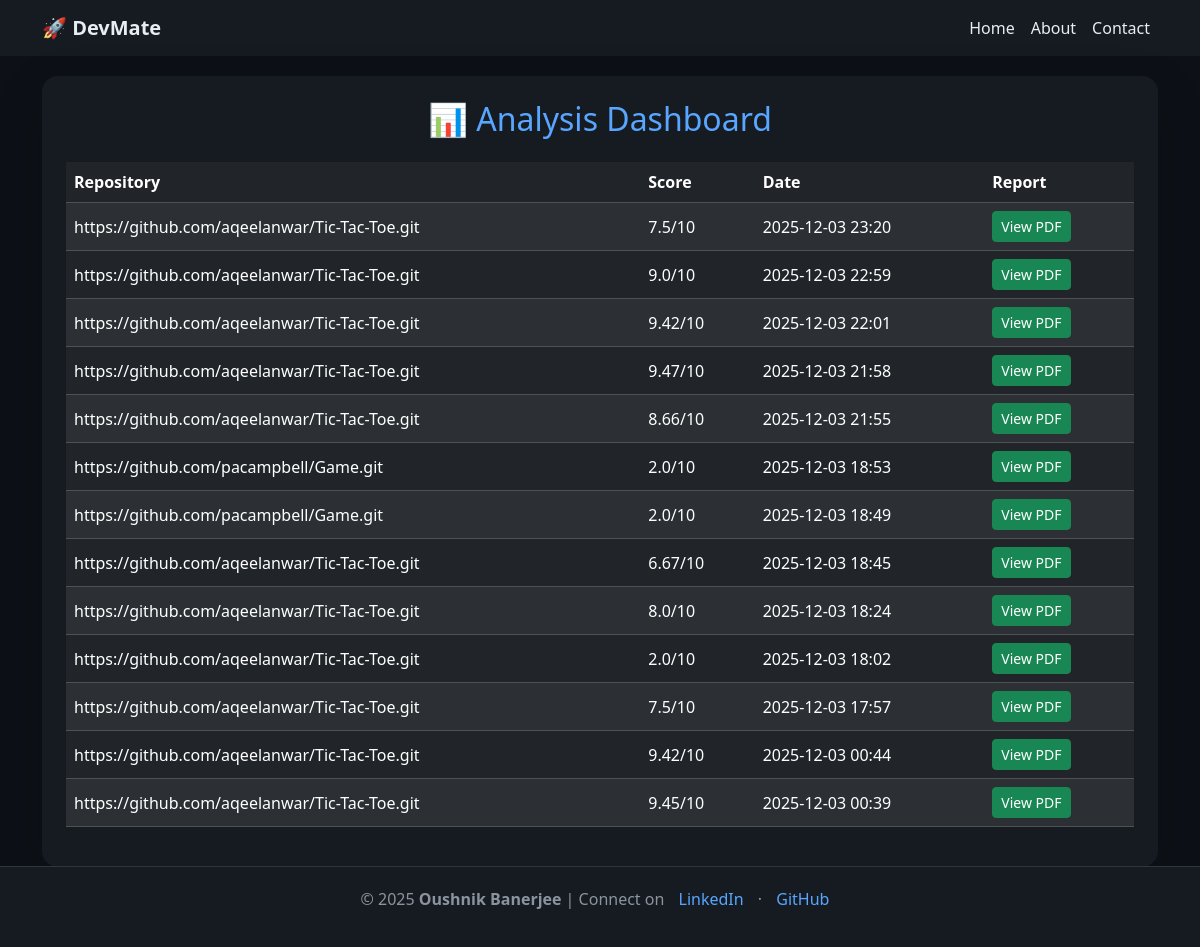
/dashboard, run on the app's committed database.
### app.py (models this page shows)
class Analysis(db.Model):
    id = db.Column(db.Integer, primary_key=True)
    repo_name = db.Column(db.String(300), nullable=False)
    score = db.Column(db.Float, nullable=False)
    pdf_path = db.Column(db.String(300), nullable=False)
    timestamp = db.Column(db.DateTime, default=datetime.utcnow)

### app.py (the view)
@app.route("/dashboard")
def dashboard():
    analyses = Analysis.query.order_by(Analysis.timestamp.desc()).all()
    return render_template("dashboard.html", analyses=analyses)

### templates/dashboard.html (shortened to what this page needs)
{% extends "base.html" %}
{% block content %}
<div class="card shadow-lg border-0 rounded-4 p-4" style="background-color:#161b22; color:#e6edf3;">
  <h2 class="text-center mb-4" style="color:#58a6ff;">📊 Analysis Dashboard</h2>
  {% if analyses %}
  <table class="table table-dark table-striped table-hover align-middle">
    <thead>
      <tr style="background-color:#0d1117; color:#f0f6fc;">
        <th>Repository</th>
        <th>Score</th>
        <th>Date</th>
        <th>Report</th>
      </tr>
    </thead>
    <tbody>
      {% for a in analyses %}
      <tr>
        <td>{{ a.repo_name }}</td>
        <td>{{ a.score }}/10</td>
        <td>{{ a.timestamp.strftime('%Y-%m-%d %H:%M') }}</td>
        <td>
          {% if a.pdf_path and a.pdf_path != "Generating..." and a.pdf_path != "Error generating PDF" %}
            <a href="{{ url_for('static', filename=a.pdf_path) }}" class="btn btn-sm btn-success" target="_blank">View PDF</a>
          {% else %}
            <span class="text-warning">{{ a.pdf_path }}</span>
          {% endif %}
        </td>
      </tr>
      {% endfor %}
    </tbody>
  </table>
  {% else %}
  <p class="text-center" style="color:#8b949e;">No analyses yet. Try analyzing a repository!</p>
  {% endif %}
</div>
{% endblock %}

### templates/base.html (shortened to what this page needs)
<!DOCTYPE html>
<html lang="en">
<head>
  <link href="https://cdn.jsdelivr.net/npm/bootstrap@5.3.2/dist/css/bootstrap.min.css" rel="stylesheet">
</head>
<body>
  <nav class="navbar navbar-expand-lg">
    <div class="container">
      <a class="navbar-brand fw-bold" href="{{ url_for('index') }}">🚀 DevMate</a>
      <div class="collapse navbar-collapse" id="navbarNav">
        <ul class="navbar-nav ms-auto">
          <li class="nav-item"><a class="nav-link" href="{{ url_for('index') }}">Home</a></li>
          <li class="nav-item"><a class="nav-link" href="{{ url_for('about') }}">About</a></li>
          <li class="nav-item"><a class="nav-link" href="{{ url_for('contact') }}">Contact</a></li>
        </ul>
      </div>
    </div>
  </nav>
  <div class="container" style="padding-bottom: 80px;">
    {% block content %}{% endblock %}
  </div>
  <footer>
    <p>© 2025 <strong>Oushnik Banerjee</strong> | Connect on
      <a href="https://linkedin.com/in/oushnik-banerjee" target="_blank">LinkedIn</a> ·
      <a href="https://github.com/OushnikBanerjee" target="_blank">GitHub</a>
    </p>
  </footer>
</body>
</html>

### templates/base.html (style rules this page uses)
body { background-color: #0d1117; color: #e6edf3; font-family: 'Segoe UI', sans-serif; }
.navbar { background-color: #161b22; }
.navbar-brand, .nav-link { color: #e6edf3 !important; }
footer { background-color: #161b22; color: #8b949e; text-align: center; padding: 20px; position: fixed; bottom: 0; width: 100%; border-top: 1px solid #30363d; }
footer a { color: #58a6ff; margin: 0 10px; text-decoration: none; }
.card { background-color: #161b22; border: 1px solid #30363d; border-radius: 12px; padding: 20px; margin-top: 20px; }

### data on the page
Analysis: repo_name "https://github.com/aqeelanwar/Tic-Tac-Toe.git", score "7.5", timestamp "2025-12-03 23:20"
Analysis: repo_name "https://github.com/aqeelanwar/Tic-Tac-Toe.git", score "9.0", timestamp "2025-12-03 22:59"
Analysis: repo_name "https://github.com/aqeelanwar/Tic-Tac-Toe.git", score "9.42", timestamp "2025-12-03 22:01"
Analysis: repo_name "https://github.com/aqeelanwar/Tic-Tac-Toe.git", score "9.47", timestamp "2025-12-03 21:58"
Analysis: repo_name "https://github.com/aqeelanwar/Tic-Tac-Toe.git", score "8.66", timestamp "2025-12-03 21:55"
Analysis: repo_name "https://github.com/pacampbell/Game.git", score "2.0", timestamp "2025-12-03 18:53"
Analysis: repo_name "https://github.com/pacampbell/Game.git", score "2.0", timestamp "2025-12-03 18:49"
Analysis: repo_name "https://github.com/aqeelanwar/Tic-Tac-Toe.git", score "6.67", timestamp "2025-12-03 18:45"
Analysis: repo_name "https://github.com/aqeelanwar/Tic-Tac-Toe.git", score "8.0", timestamp "2025-12-03 18:24"
Analysis: repo_name "https://github.com/aqeelanwar/Tic-Tac-Toe.git", score "2.0", timestamp "2025-12-03 18:02"
Analysis: repo_name "https://github.com/aqeelanwar/Tic-Tac-Toe.git", score "7.5", timestamp "2025-12-03 17:57"
Analysis: repo_name "https://github.com/aqeelanwar/Tic-Tac-Toe.git", score "9.42", timestamp "2025-12-03 00:44"
Analysis: repo_name "https://github.com/aqeelanwar/Tic-Tac-Toe.git", score "9.45", timestamp "2025-12-03 00:39"
